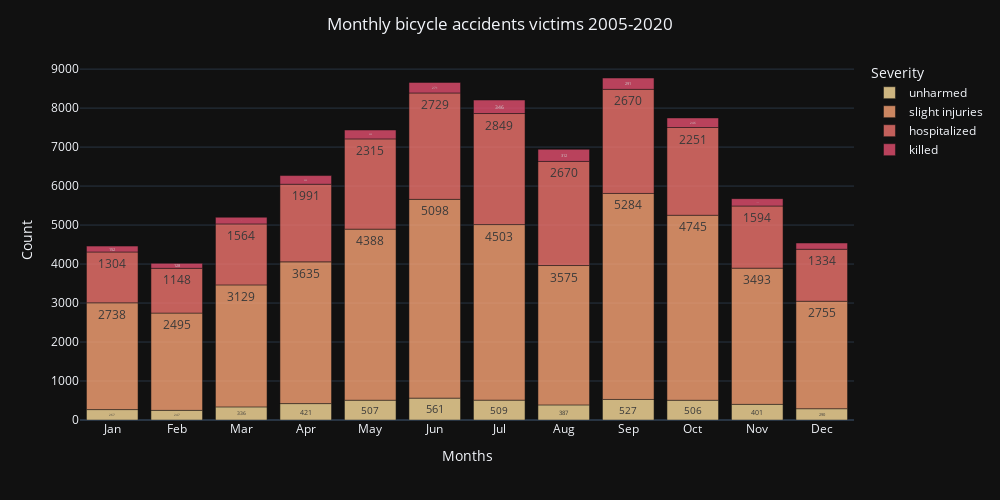

Write notebook code for a chart like this one.
### Code cell
dx= df[df.catv=='bicycle'].groupby(['grav','month']).count().reset_index()

fig = px.bar(dx, x="month", y="infra", text="infra", color="grav" ,
    template="plotly_dark",color_discrete_sequence= px.colors.sequential.Sunsetdark,
    labels={'catv': 'Vehicle type', 'infra':'Count', 'month': 'Months', 'grav':'Severity'} ,
    category_orders= {"month":['Jan', 'Feb', 'Mar', 'Apr', 'May', 'Jun', 'Jul', 'Aug', 'Sep', 'Oct', 'Nov', 'Dec'],
    "grav": ['unharmed', 'slight injuries','hospitalized',"killed"]}
    )

fig.update_layout(width=1000, height=500,xaxis_title_text='Months' , 
    title='Monthly bicycle accidents victims 2005-2020',
    title_x=.5 
 )
fig.update_traces(textposition='inside', opacity=0.8  )
fig.show()
fig.write_html("streamlit_app/plots/bike_acidents_by_month.html")

### Figure 1 — Plotly figure (JSON) as saved in the notebook; plotly's stock layout.template omitted (floating-point values rounded to 4 significant figures)
{"data": [{"alignmentgroup": "True", "hovertemplate": "Severity=unharmed<br>Months=%{x}<br>Count=%{text}<extra></extra>", "legendgroup": "unharmed", "marker": {"color": "rgb(252, 222, 156)", "pattern": {"shape": ""}}, "name": "unharmed", "offsetgroup": "unharmed", "opacity": 0.8, "orientation": "v", "showlegend": true, "text": [421, 387, 290, 247, 267, 509, 561, 336, 507, 401, 506, 527], "textposition": "inside", "type": "bar", "x": ["Apr", "Aug", "Dec", "Feb", "Jan", "Jul", "Jun", "Mar", "May", "Nov", "Oct", "Sep"], "xaxis": "x", "y": [421, 387, 290, 247, 267, 509, 561, 336, 507, 401, 506, 527], "yaxis": "y"}, {"alignmentgroup": "True", "hovertemplate": "Severity=slight injuries<br>Months=%{x}<br>Count=%{text}<extra></extra>", "legendgroup": "slight injuries", "marker": {"color": "rgb(250, 164, 118)", "pattern": {"shape": ""}}, "name": "slight injuries", "offsetgroup": "slight injuries", "opacity": 0.8, "orientation": "v", "showlegend": true, "text": [3635, 3575, 2755, 2495, 2738, 4503, 5098, 3129, 4388, 3493, 4745, 5284], "textposition": "inside", "type": "bar", "x": ["Apr", "Aug", "Dec", "Feb", "Jan", "Jul", "Jun", "Mar", "May", "Nov", "Oct", "Sep"], "xaxis": "x", "y": [3635, 3575, 2755, 2495, 2738, 4503, 5098, 3129, 4388, 3493, 4745, 5284], "yaxis": "y"}, {"alignmentgroup": "True", "hovertemplate": "Severity=hospitalized<br>Months=%{x}<br>Count=%{text}<extra></extra>", "legendgroup": "hospitalized", "marker": {"color": "rgb(240, 116, 110)", "pattern": {"shape": ""}}, "name": "hospitalized", "offsetgroup": "hospitalized", "opacity": 0.8, "orientation": "v", "showlegend": true, "text": [1991, 2670, 1334, 1148, 1304, 2849, 2729, 1564, 2315, 1594, 2251, 2670], "textposition": "inside", "type": "bar", "x": ["Apr", "Aug", "Dec", "Feb", "Jan", "Jul", "Jun", "Mar", "May", "Nov", "Oct", "Sep"], "xaxis": "x", "y": [1991, 2670, 1334, 1148, 1304, 2849, 2729, 1564, 2315, 1594, 2251, 2670], "yaxis": "y"}, {"alignmentgroup": "True", "hovertemplate": "Severity=killed<br>Months=%{x}<br>Count=%{text}<extra></extra>", "legendgroup": "killed", "marker": {"color": "rgb(227, 79, 111)", "pattern": {"shape": ""}}, "name": "killed", "offsetgroup": "killed", "opacity": 0.8, "orientation": "v", "showlegend": true, "text": [223, 312, 161, 128, 152, 346, 271, 172, 229, 190, 246, 291], "textposition": "inside", "type": "bar", "x": ["Apr", "Aug", "Dec", "Feb", "Jan", "Jul", "Jun", "Mar", "May", "Nov", "Oct", "Sep"], "xaxis": "x", "y": [223, 312, 161, 128, 152, 346, 271, 172, 229, 190, 246, 291], "yaxis": "y"}], "layout": {"barmode": "relative", "height": 500, "legend": {"title": {"text": "Severity"}, "tracegroupgap": 0}, "margin": {"t": 60}, "title": {"text": "Monthly bicycle accidents victims 2005-2020", "x": 0.5}, "width": 1000, "xaxis": {"anchor": "y", "categoryarray": ["Jan", "Feb", "Mar", "Apr", "May", "Jun", "Jul", "Aug", "Sep", "Oct", "Nov", "Dec"], "categoryorder": "array", "domain": [0, 1], "title": {"text": "Months"}}, "yaxis": {"anchor": "x", "domain": [0, 1], "title": {"text": "Count"}}}}
